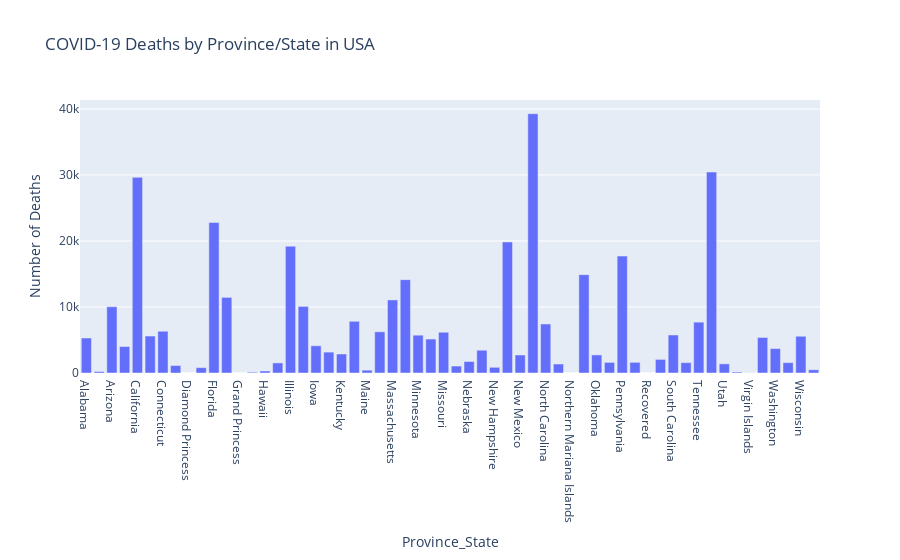

The notebook cell this image was saved under:
### Code cell
import plotly.express as px
import pandas as pd

# Filter the data for the United States (USA)
usa_data = covid_data[covid_data['Country_Region'] == 'US']

# Calculate the sum of deaths by province/state
province_deaths = usa_data.groupby('Province_State')['Deaths'].sum().reset_index()

# Create a bar chart for deaths by province/state in the USA
fig = px.bar(province_deaths, x='Province_State', y='Deaths',
             title='COVID-19 Deaths by Province/State in USA',
             labels={'Deaths': 'Number of Deaths'})

# Show the chart
fig.show()

### Figure 1 — Plotly figure (JSON) as saved in the notebook; plotly's stock layout.template omitted (floating-point values rounded to 4 significant figures)
{"data": [{"alignmentgroup": "True", "hovertemplate": "Province_State=%{x}<br>Number of Deaths=%{y}<extra></extra>", "legendgroup": "", "marker": {"color": "#636efa", "pattern": {"shape": ""}}, "name": "", "offsetgroup": "", "orientation": "v", "showlegend": false, "textposition": "auto", "type": "bar", "x": ["Alabama", "Alaska", "Arizona", "Arkansas", "California", "Colorado", "Connecticut", "Delaware", "Diamond Princess", "District of Columbia", "Florida", "Georgia", "Grand Princess", "Guam", "Hawaii", "Idaho", "Illinois", "Indiana", "Iowa", "Kansas", "Kentucky", "Louisiana", "Maine", "Maryland", "Massachusetts", "Michigan", "Minnesota", "Mississippi", "Missouri", "Montana", "Nebraska", "Nevada", "New Hampshire", "New Jersey", "New Mexico", "New York", "North Carolina", "North Dakota", "Northern Mariana Islands", "Ohio", "Oklahoma", "Oregon", "Pennsylvania", "Puerto Rico", "Recovered", "Rhode Island", "South Carolina", "South Dakota", "Tennessee", "Texas", "Utah", "Vermont", "Virgin Islands", "Virginia", "Washington", "West Virginia", "Wisconsin", "Wyoming"], "xaxis": "x", "y": [5299, 224, 10036, 4010, 29638, 5600, 6324, 1128, 0, 813, 22804, 11457, 3, 124, 308, 1528, 19210, 10089, 4127, 3164, 2876, 7833, 432, 6246, 11071, 14145, 5731, 5146, 6173, 1054, 1737, 3450, 862, 19854, 2732, 39288, 7425, 1360, 2, 14899, 2738, 1603, 17710, 1616, 0, 2062, 5758, 1570, 7704, 30441, 1390, 156, 24, 5381, 3698, 1570, 5567, 489], "yaxis": "y"}], "layout": {"barmode": "relative", "legend": {"tracegroupgap": 0}, "title": {"text": "COVID-19 Deaths by Province/State in USA"}, "xaxis": {"anchor": "y", "domain": [0, 1], "title": {"text": "Province_State"}}, "yaxis": {"anchor": "x", "domain": [0, 1], "title": {"text": "Number of Deaths"}}}}
